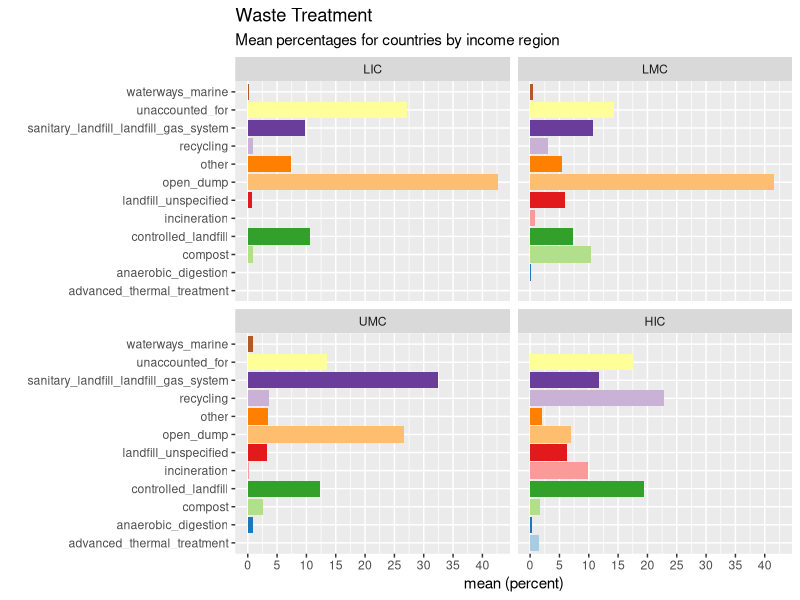

Write the R code that produced this figure.
## ---- chunk 1
library(tidyverse)
library(here)
## ---- chunk 2

treatment_mean <- read_csv(here("data/what_a_waste/what-a-waste-city-level-data-treatment-mean.csv"))

## ---- chunk 3
#| label: pivot-wider

treatment_mean |> 
  pivot_wider(names_from = income_id,
              values_from = mean) |> 
  knitr::kable(digits = 1)

## ---- chunk 4
#| label: plot

# make income_id column into a factor and filter out NA values
income_levels = c("LIC", "LMC", "UMC", "HIC")
treatment_mean_cleaned <- treatment_mean |> 
  mutate(income_id = factor(income_id, levels = income_levels)) |> 
  filter(!is.na(mean))

# plot the data
ggplot(data = treatment_mean_cleaned,
       mapping = aes(x = mean,
                     y = waste_treatment,
                     fill = waste_treatment)) +
  geom_col() +
  facet_wrap( ~ income_id) +
  scale_x_continuous(breaks = seq(0, 40, 5)) +
  scale_fill_brewer(type = "qual", palette = "Paired") +
  labs(title = "Waste Treatment",
       subtitle = "Mean percentages for countries by income region",
       x = "mean (percent)",
       y = "") +
  theme(legend.position = "none")
